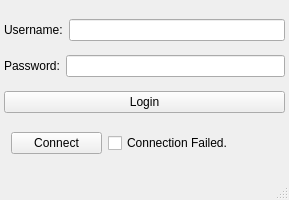
<?xml version="1.0" encoding="UTF-8"?>
<ui version="4.0">
 <class>client</class>
 <widget class="QMainWindow" name="client">
  <property name="geometry">
   <rect>
    <x>0</x>
    <y>0</y>
    <width>289</width>
    <height>200</height>
   </rect>
  </property>
  <property name="windowTitle">
   <string>client</string>
  </property>
  <widget class="QWidget" name="centralwidget">
   <widget class="QWidget" name="layoutWidget">
    <property name="geometry">
     <rect>
      <x>11</x>
      <y>130</y>
      <width>272</width>
      <height>26</height>
     </rect>
    </property>
    <layout class="QHBoxLayout" name="horizontalLayout_3">
     <item>
      <widget class="QPushButton" name="pbn_connect">
       <property name="text">
        <string>Connect</string>
       </property>
      </widget>
     </item>
     <item>
      <widget class="QCheckBox" name="chkbox">
       <property name="text">
        <string>Connection Failed.               </string>
       </property>
      </widget>
     </item>
    </layout>
   </widget>
   <widget class="QWidget" name="">
    <property name="geometry">
     <rect>
      <x>4</x>
      <y>11</y>
      <width>281</width>
      <height>111</height>
     </rect>
    </property>
    <layout class="QVBoxLayout" name="verticalLayout">
     <item>
      <layout class="QHBoxLayout" name="horizontalLayout">
       <item>
        <widget class="QLabel" name="label_Username">
         <property name="text">
          <string>Username:</string>
         </property>
        </widget>
       </item>
       <item>
        <widget class="QLineEdit" name="lineEdit_Username"/>
       </item>
      </layout>
     </item>
     <item>
      <layout class="QHBoxLayout" name="horizontalLayout_2">
       <item>
        <widget class="QLabel" name="label_Password">
         <property name="text">
          <string>Password:</string>
         </property>
        </widget>
       </item>
       <item>
        <widget class="QLineEdit" name="lineEdit_Password">
         <property name="echoMode">
          <enum>QLineEdit::Password</enum>
         </property>
        </widget>
       </item>
      </layout>
     </item>
     <item>
      <widget class="QPushButton" name="pushButton_login">
       <property name="text">
        <string>Login</string>
       </property>
      </widget>
     </item>
    </layout>
   </widget>
  </widget>
  <widget class="QMenuBar" name="menubar">
   <property name="geometry">
    <rect>
     <x>0</x>
     <y>0</y>
     <width>289</width>
     <height>21</height>
    </rect>
   </property>
  </widget>
  <widget class="QStatusBar" name="statusbar"/>
 </widget>
 <resources/>
 <connections/>
</ui>
